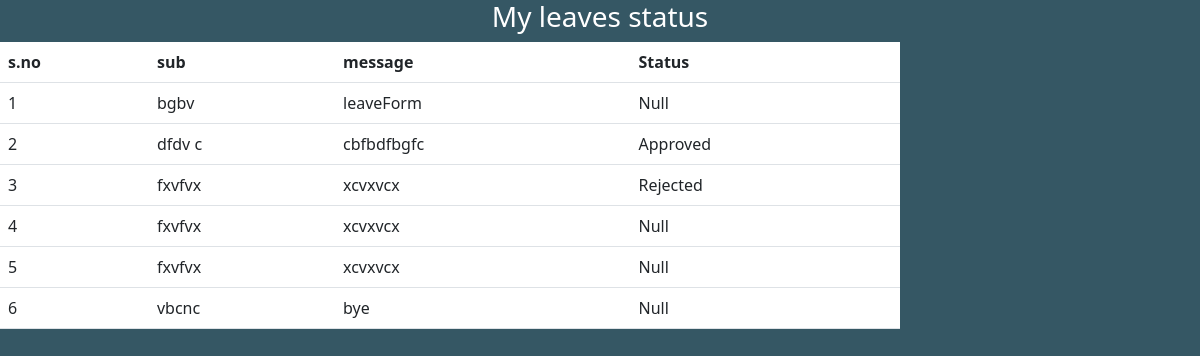
The page /leave_status/ (signed in) on the database its author committed.
### taskapp/models.py (models this page shows)
class Leave_apply(models.Model):
    lid=models.IntegerField(primary_key=True)
    user=models.ForeignKey(User, on_delete=models.CASCADE)
    subject=models.CharField(max_length=100)
    Message=models.TextField()
    STATUS_CHOICES = (
        ('Approved','Approved'),
        ('Rejected','Rejected'),
    )
    status=models.CharField(max_length=50,choices=STATUS_CHOICES, default='Null')

### taskapp/views.py (the view)
# urls.py: path('leave_status/', views.leave_status, name='leave_status'),
def leave_status(request):
    leaves = Leave_apply.objects.filter(user=request.user)
    return render(request, 'user/leave_status.html', {'leaves': leaves})

### templates/user/leave_status.html (shortened to what this page needs)
{% extends 'base.html' %}
{% block body %}
<link rel="stylesheet" type="text/css" href="/static/css/style.css">
<!DOCTYPE html>
<html lang="en">
<head>
</head>
<body>
    <center><h3 style="color:white;">My leaves status</h3></center>
    <table class="table" style="background-color: whitesmoke; width: 75vw;">
        <tr>
            <th>s.no</th>
            <th>sub</th>
            <th>message</th>
            <th>Status</th>
        </tr>
        <tbody>
        {% for leave in  leaves %}
            <tr>
                <td>{{ forloop.counter }}</td>
                <td>{{ leave.subject }}</td>
                <td>
                    {{ leave.Message }}
                </td>
                <td>{{ leave.status }}</td>
            </tr>
        {% endfor %}
        </tbody>
    </table>
</body>
</html>
{% endblock body %}

### static/css/style.css (style rules this page uses)
* { padding: 0px; margin: 0px; }
body { background-color: #355764; }

### rows shown on the page
Leave_apply: subject "bgbv", Message "leaveForm", status "Null"
Leave_apply: subject "dfdv c", Message "cbfbdfbgfc", status "Approved"
Leave_apply: subject "fxvfvx", Message "xcvxvcx", status "Rejected"
Leave_apply: subject "fxvfvx", Message "xcvxvcx", status "Null"
Leave_apply: subject "fxvfvx", Message "xcvxvcx", status "Null"
Leave_apply: subject "vbcnc", Message "bye", status "Null"
